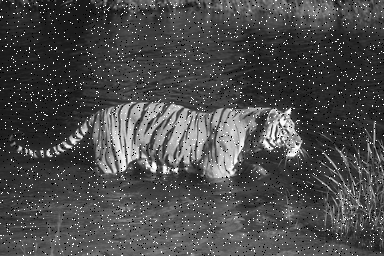
%> input picture Input/tiger.png, 384 x 256 px
$ octave Problem8.m   (GNU Octave 9; MATLAB toolbox functions it lacks are replaced by stand-ins)
%> lines starting %> are read from the running program, lines starting %| are printed output that depends on the picture
% Read the image
InputImage = imread('tiger.png');
%> InputImage is the input picture: size 256x384 uint8; min 0, max 255, mean 74.9
% Convert the image to grayscale if it's a color image
if size(image, 3) == 3
    InputImage = rgb2gray(InputImage);
end
% Define filter range
FilterRange = 1;
% Initialize filtered images
OutputMedianFiltered = InputImage;
OutputMinFiltered = InputImage;
OutputMaxFiltered = InputImage;
% Apply filters
%Loop for accessing row of the image matrics
for i = 1 + FilterRange : size(InputImage, 1) - FilterRange
%Loop for accessing column of the image matrics
for j = 1 + FilterRange : size(InputImage, 2) - FilterRange
%Creating image neighbour
neighbor = InputImage(i - FilterRange : i + FilterRange, j - FilterRange : j + FilterRange);
OutputMedianFiltered(i, j) = median(neighbor(:));
OutputMinFiltered(i, j) = min(neighbor(:));
OutputMaxFiltered(i, j) = max(neighbor(:));
end
end
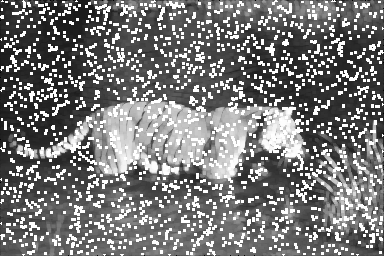
%> OutputMaxFiltered: size 256x384 uint8; min 0, max 255, mean 121.1
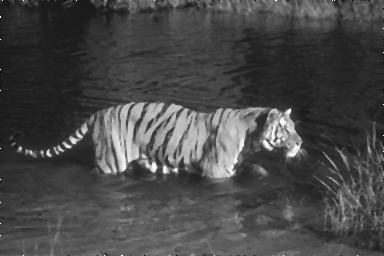
%> OutputMedianFiltered: size 256x384 uint8; min 0, max 255, mean 71.7
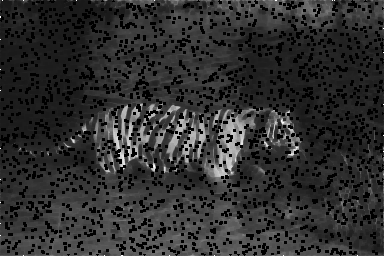
%> OutputMinFiltered: size 256x384 uint8; min 0, max 255, mean 47.1
% Display the original and filtered images
subplot(1, 4, 1), imshow(InputImage), title('Original Image');
subplot(1, 4, 2), imshow(uint8(OutputMedianFiltered)), title('Median Filtered');
subplot(1, 4, 3), imshow(uint8(OutputMinFiltered)), title('Minimum Filtered');
subplot(1, 4, 4), imshow(uint8(OutputMaxFiltered)), title('Maximum Filtered');
